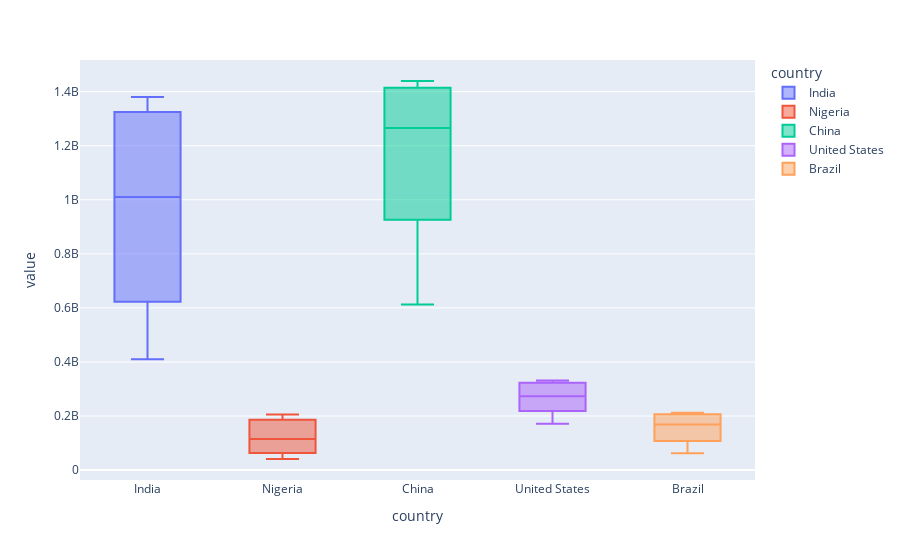

This figure's notebook cell:
### Code cell
# df_population_pivot['United States'].plot(kind='box', color='blue', ylabel='Population', title='USA Population')
fig = px.box(df_population_pivot, color='country')
fig.show()

### Figure 1 — Plotly figure (JSON) as saved in the notebook; plotly's stock layout.template omitted (floating-point values rounded to 4 significant figures)
{"data": [{"alignmentgroup": "True", "hovertemplate": "country=%{x}<br>value=%{y}<extra></extra>", "legendgroup": "India", "marker": {"color": "#636efa"}, "name": "India", "notched": false, "offsetgroup": "India", "orientation": "v", "showlegend": true, "type": "box", "x": ["India", "India", "India", "India", "India", "India", "India", "India", "India", "India", "India", "India", "India", "India", "India", "India", "India", "India"], "x0": " ", "xaxis": "x", "y": [409880595, 450547679, 499123324, 555189792, 623102897, 698952844, 784360008, 873277798, 963922588, 1056575549, 1147609927, 1234281170, 1310152403, 1324517249, 1338676785, 1352642280, 1366417754, 1380004385], "y0": " ", "yaxis": "y"}, {"alignmentgroup": "True", "hovertemplate": "country=%{x}<br>value=%{y}<extra></extra>", "legendgroup": "Nigeria", "marker": {"color": "#EF553B"}, "name": "Nigeria", "notched": false, "offsetgroup": "Nigeria", "orientation": "v", "showlegend": true, "type": "box", "x": ["Nigeria", "Nigeria", "Nigeria", "Nigeria", "Nigeria", "Nigeria", "Nigeria", "Nigeria", "Nigeria", "Nigeria", "Nigeria", "Nigeria", "Nigeria", "Nigeria", "Nigeria", "Nigeria", "Nigeria", "Nigeria"], "x0": " ", "xaxis": "x", "y": [41086100, 45138458, 50127921, 55982144, 63374298, 73423633, 83562785, 95212450, 107948335, 122283850, 138865016, 158503197, 181137448, 185960241, 190873244, 195874683, 200963599, 206139589], "y0": " ", "yaxis": "y"}, {"alignmentgroup": "True", "hovertemplate": "country=%{x}<br>value=%{y}<extra></extra>", "legendgroup": "China", "marker": {"color": "#00cc96"}, "name": "China", "notched": false, "offsetgroup": "China", "orientation": "v", "showlegend": true, "type": "box", "x": ["China", "China", "China", "China", "China", "China", "China", "China", "China", "China", "China", "China", "China", "China", "China", "China", "China", "China"], "x0": " ", "xaxis": "x", "y": [612241554, 660408056, 724218968, 827601394, 926240885, 1000089235, 1075589361, 1176883674, 1240920535, 1290550765, 1330776380, 1368810615, 1406847870, 1414049351, 1421021791, 1427647786, 1433783686, 1439323776], "y0": " ", "yaxis": "y"}, {"alignmentgroup": "True", "hovertemplate": "country=%{x}<br>value=%{y}<extra></extra>", "legendgroup": "United States", "marker": {"color": "#ab63fa"}, "name": "United States", "notched": false, "offsetgroup": "United States", "orientation": "v", "showlegend": true, "type": "box", "x": ["United States", "United States", "United States", "United States", "United States", "United States", "United States", "United States", "United States", "United States", "United States", "United States", "United States", "United States", "United States", "United States", "United States", "United States"], "x0": " ", "xaxis": "x", "y": [171685336, 186720571, 199733676, 209513341, 219081251, 229476354, 240499825, 252120309, 265163745, 281710909, 294993511, 309011475, 320878310, 323015995, 325084756, 327096265, 329064917, 331002651], "y0": " ", "yaxis": "y"}, {"alignmentgroup": "True", "hovertemplate": "country=%{x}<br>value=%{y}<extra></extra>", "legendgroup": "Brazil", "marker": {"color": "#FFA15A"}, "name": "Brazil", "notched": false, "offsetgroup": "Brazil", "orientation": "v", "showlegend": true, "type": "box", "x": ["Brazil", "Brazil", "Brazil", "Brazil", "Brazil", "Brazil", "Brazil", "Brazil", "Brazil", "Brazil", "Brazil", "Brazil", "Brazil", "Brazil", "Brazil", "Brazil", "Brazil", "Brazil"], "x0": " ", "xaxis": "x", "y": [62533919, 72179226, 83373530, 95113265, 107216205, 120694009, 135274080, 149003223, 162019896, 174790340, 186127103, 195713635, 204471769, 206163053, 207833823, 209469323, 211049527, 212559417], "y0": " ", "yaxis": "y"}], "layout": {"boxmode": "overlay", "legend": {"title": {"text": "country"}, "tracegroupgap": 0}, "margin": {"t": 60}, "xaxis": {"anchor": "y", "categoryarray": ["India", "Nigeria", "China", "United States", "Brazil"], "categoryorder": "array", "domain": [0, 1], "title": {"text": "country"}}, "yaxis": {"anchor": "x", "domain": [0, 1], "title": {"text": "value"}}}}
